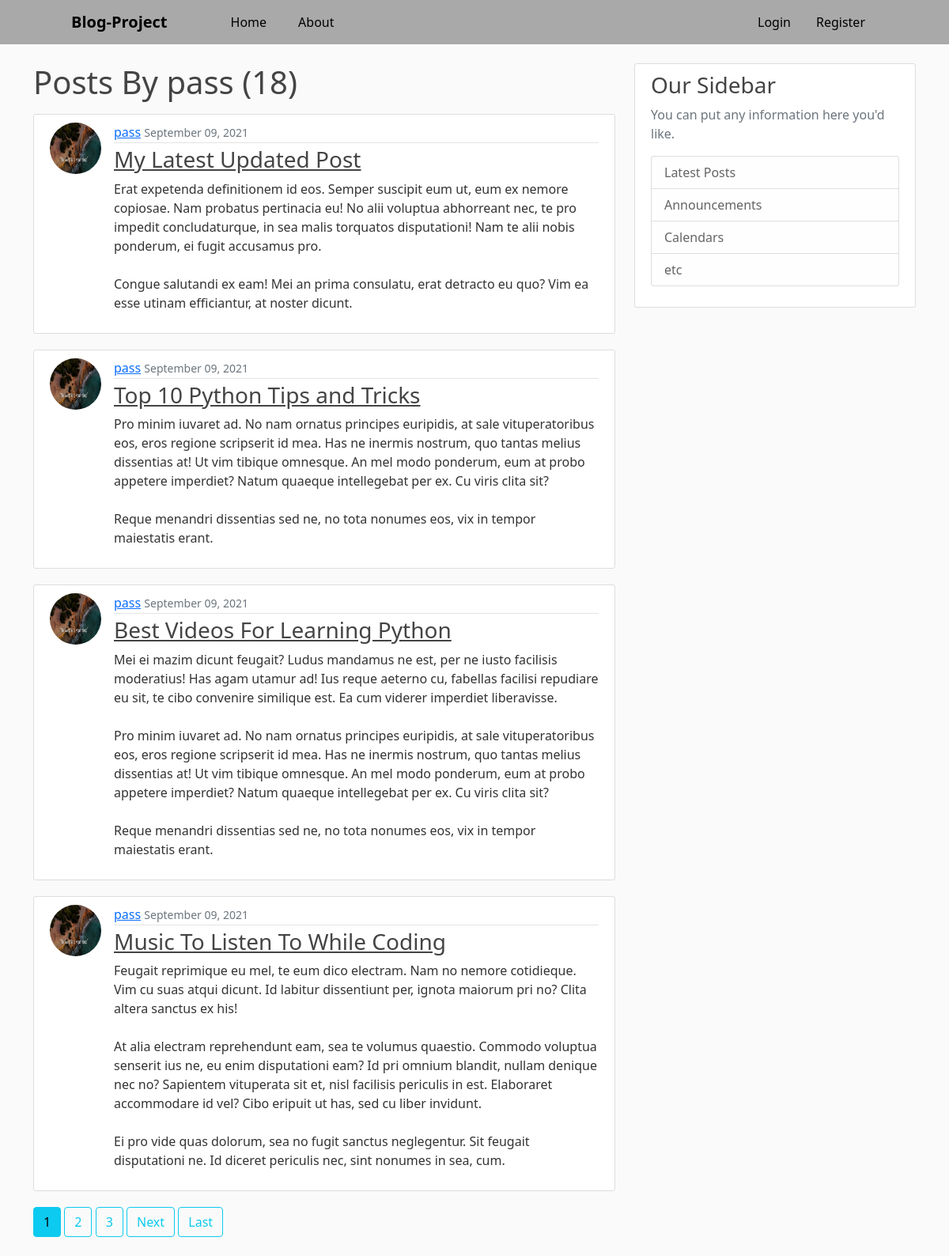
Screenshot of /user/pass with the database file from the repository.
### Blog/models.py (models this page shows, shortened)
class Post(models.Model):
    title = models.CharField(max_length=200)
    content = models.TextField()
    date_posted = models.DateTimeField(default=timezone.now)
    author = models.ForeignKey(User, on_delete=models.CASCADE)

### users/models.py (models this page shows, shortened)
class Profile(models.Model):
    user = models.OneToOneField(User, on_delete=models.CASCADE)
    image = models.ImageField(default='default.png', upload_to='profile_pics')

### Blog/views.py (the view)
# urls.py: path('user/<str:username>', UserPostListView.as_view(), name='user-posts'),
class UserPostListView(ListView):  #all posts by specific user
    model = Post
    template_name = 'allposts.html'
    context_object_name = 'posts'
    paginate_by = 4
    def get_queryset(self):  #get the user and all posts by him only and if user not exist return 404
        user = get_object_or_404(User, username=self.kwargs.get('username')) #get username from route kwargs is used for this
        return Post.objects.filter(author=user).order_by('-date_posted')

### templates/allposts.html (shortened to what this page needs)
{% extends 'base.html' %}
{% block content %}
    <h1 class='mb-3' >Posts By {{view.kwargs.username}} ({{page_obj.paginator.count}})</h1>
    {% for post in posts %}
        <article class="media d-flex content-section">
          <img class='rounded-circle article-img' src="{{ post.author.profile.image.url }}" alt="">
          <div class="media-body">
            <div class="article-metadata">
              <a class="mr-2" href=" {% url 'user-posts' post.author.username %} ">{{ post.author }}</a>
              <small class="text-muted">{{ post.date_posted|date:"F d, Y "  }}</small>
            </div>
            <h3><a class="article-title" href=" {% url 'post-detail' post.id %} ">{{ post.title}}</a></h3>
            <p class="article-content">{{ post.content }}</p>
          </div>
        </article>
    {% endfor %}
    {% if is_paginated %}
       {% for num in page_obj.paginator.page_range %}
         {% if page_obj.number == num %}
           <a class="btn btn-info mb-4" href="?page={{num}}">{{num}}</a>
         {% elif num > page_obj.number|add:'-3' and num < page_obj.number|add:'3' %}
           <a class="btn btn-outline-info mb-4" href="?page={{num}}">{{num}}</a>
         {% endif %}
       {% endfor %}
       {% if page_obj.has_next %}
       <a class="btn btn-outline-info mb-4" href="?page={{page_obj.next_page_number}}">Next</a>
       <a class="btn btn-outline-info mb-4"  href="?page={{page_obj.paginator.num_pages}}">Last</a>
       {% endif %}
    {% endif %}
{% endblock content %}

### static/css/main.css (style rules this page uses)
body { background: #fafafa; color: #333333; }
h1, h2, h3, h4, h5, h6 { color: #444444; }
.content-section { background: #ffffff; padding: 10px 20px; border: 1px solid #dddddd; border-radius: 3px; margin-bottom: 20px; }
.article-title { color: #444444; }
.article-content { white-space: pre-line; }
.article-img { height: 65px; width: 65px; margin-right: 16px; }
.article-metadata { padding-bottom: 1px; margin-bottom: 4px; border-bottom: 1px solid #e3e3e3 }

### rows the page displays
Post: author.profile.image (picture), author "pass", date_posted "September 09, 2021", title "My Latest Updated Post", content "Erat expetenda definitionem id eos. Semper suscipit eum ut, eum ex nemore copiosae. Nam probatus pertinacia eu! No alii voluptua abhorreant nec, te pro impedit concludaturque, in sea malis torquatos disputationi! Nam te alii nobis ponderum, ei fugit accusamus pro. Congue salutandi ex eam! Mei an prima consulatu, erat detracto eu quo? Vim ea esse utinam efficiantur, at noster dicunt."
Post: author.profile.image (picture), author "pass", date_posted "September 09, 2021", title "Top 10 Python Tips and Tricks", content "Pro minim iuvaret ad. No nam ornatus principes euripidis, at sale vituperatoribus eos, eros regione scripserit id mea. Has ne inermis nostrum, quo tantas melius dissentias at! Ut vim tibique omnesque. An mel modo ponderum, eum at probo appetere imperdiet? Natum quaeque intellegebat per ex. Cu viris clita sit? Reque menandri dissentias sed ne, no tota nonumes eos, vix in tempor maiestatis erant."
Post: author.profile.image (picture), author "pass", date_posted "September 09, 2021", title "Best Videos For Learning Python", content "Mei ei mazim dicunt feugait? Ludus mandamus ne est, per ne iusto facilisis moderatius! Has agam utamur ad! Ius reque aeterno cu, fabellas facilisi repudiare eu sit, te cibo convenire similique est. Ea cum viderer imperdiet liberavisse. Pro minim iuvaret ad. No nam ornatus principes euripidis, at sale vituperatoribus eos, eros regione scripserit id mea. Has ne inermis nostrum, quo tantas melius dissentias at! Ut vim tibique omnesque. An mel modo ponderum, eum at probo appetere imperdiet? Natum quaeque intellegebat per ex. Cu viris clita sit? Reque menandri dissentias sed ne, no tota nonumes eos, vix in tempor maiestatis erant."
Post: author.profile.image (picture), author "pass", date_posted "September 09, 2021", title "Music To Listen To While Coding", content "Feugait reprimique eu mel, te eum dico electram. Nam no nemore cotidieque. Vim cu suas atqui dicunt. Id labitur dissentiunt per, ignota maiorum pri no? Clita altera sanctus ex his! At alia electram reprehendunt eam, sea te volumus quaestio. Commodo voluptua senserit ius ne, eu enim disputationi eam? Id pri omnium blandit, nullam denique nec no? Sapientem vituperata sit et, nisl facilisis periculis in est. Elaboraret accommodare id vel? Cibo eripuit ut has, sed cu liber invidunt. Ei pro vide quas dolorum, sea no fugit sanctus neglegentur. Sit feugait disputationi ne. Id diceret periculis nec, sint nonumes in sea, cum."

### other values shown
{{ view.kwargs.username }} "pass"
{{ page_obj.paginator.count }} "18"
{{ num }} "1"
{{ num }} "2" "3"
